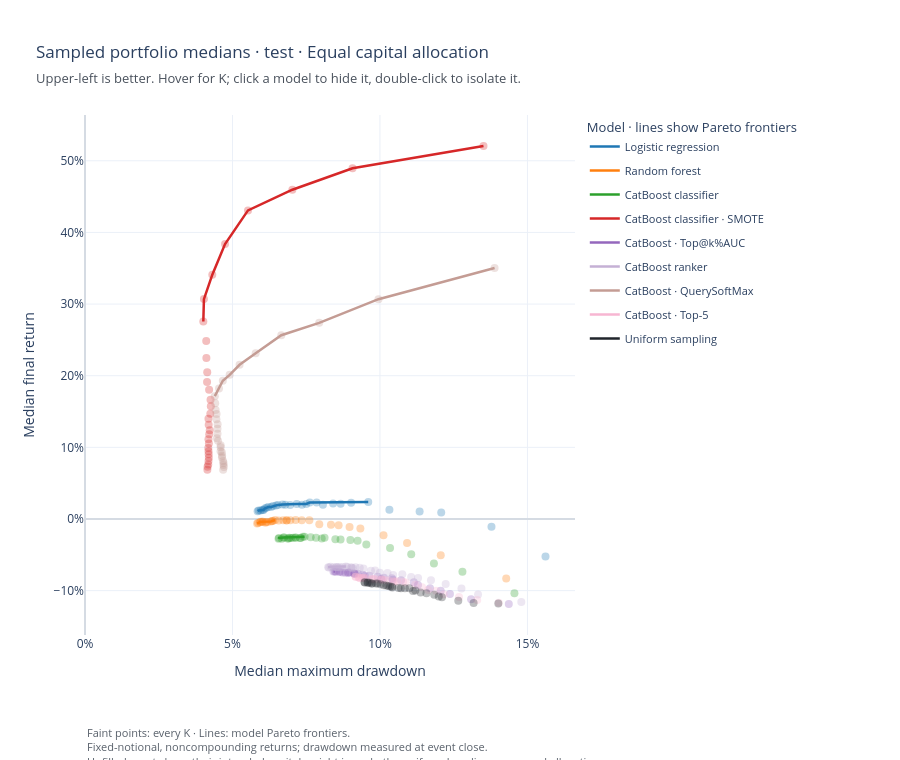

Notebook cell for this chart:
### Code cell
plot_portfolio_frontiers(
    test_portfolio_frontiers.sampled,
    sampled=True,
    dataset_type=DatasetType.TEST,
    save_path=TEST_FRONTIER_OUTPUT / "sampled_frontiers.html",
).show(renderer="plotly_mimetype")

### Figure 1 — Plotly figure (JSON) as saved in the notebook; plotly's stock layout.template omitted (floating-point values rounded to 4 significant figures)
{"data": [{"customdata": [["Logistic regression", 1, "No", "No"], ["Logistic regression", 2, "No", "No"], ["Logistic regression", 3, "No", "No"], ["Logistic regression", 4, "No", "No"], ["Logistic regression", 5, "No", "No"], ["Logistic regression", 6, "Yes", "No"], ["Logistic regression", 7, "No", "No"], ["Logistic regression", 8, "No", "No"], ["Logistic regression", 9, "No", "No"], ["Logistic regression", 10, "No", "No"], ["Logistic regression", 11, "No", "No"], ["Logistic regression", 12, "Yes", "No"], ["Logistic regression", 13, "Yes", "No"], ["Logistic regression", 14, "No", "No"], ["Logistic regression", 15, "Yes", "No"], ["Logistic regression", 16, "No", "No"], ["Logistic regression", 17, "No", "No"], ["Logistic regression", 18, "Yes", "No"], ["Logistic regression", 19, "Yes", "No"], ["Logistic regression", 20, "Yes", "No"], ["Logistic regression", 21, "Yes", "No"], ["Logistic regression", 22, "Yes", "No"], ["Logistic regression", 23, "Yes", "No"], ["Logistic regression", 24, "Yes", "No"], ["Logistic regression", 25, "Yes", "No"], ["Logistic regression", 26, "Yes", "No"], ["Logistic regression", 27, "Yes", "No"], ["Logistic regression", 28, "No", "No"], ["Logistic regression", 29, "Yes", "No"], ["Logistic regression", 30, "Yes", "No"]], "hovertemplate": "<b>%{customdata[0]}</b><br>K=%{customdata[1]}<br>Final return: %{y:.2%}<br>Maximum drawdown: %{x:.2%}<br>Model Pareto frontier: %{customdata[2]}<br>Global Pareto frontier: %{customdata[3]}<extra></extra>", "legendgroup": "Logistic regression", "marker": {"color": "#1f77b4", "opacity": 0.3, "size": 8}, "mode": "markers", "name": "Logistic regression", "showlegend": false, "x": [0.1561, 0.1378, 0.1208, 0.1134, 0.1032, 0.09602, 0.09022, 0.08666, 0.08411, 0.08067, 0.07852, 0.0762, 0.075, 0.07355, 0.07177, 0.06956, 0.06791, 0.06698, 0.06543, 0.0648, 0.06375, 0.06313, 0.06214, 0.0615, 0.06095, 0.06051, 0.06018, 0.05952, 0.05886, 0.05852], "y": [-0.05228, -0.01072, 0.008977, 0.01043, 0.01281, 0.02371, 0.0227, 0.02114, 0.02156, 0.01982, 0.02284, 0.02287, 0.02109, 0.01992, 0.02108, 0.01947, 0.01993, 0.02031, 0.01954, 0.01898, 0.01796, 0.01684, 0.01667, 0.01565, 0.01469, 0.01261, 0.01249, 0.01169, 0.01195, 0.01095], "type": "scatter"}, {"customdata": [["Logistic regression", 30, "Yes", "No"], ["Logistic regression", 29, "Yes", "No"], ["Logistic regression", 27, "Yes", "No"], ["Logistic regression", 26, "Yes", "No"], ["Logistic regression", 25, "Yes", "No"], ["Logistic regression", 24, "Yes", "No"], ["Logistic regression", 23, "Yes", "No"], ["Logistic regression", 22, "Yes", "No"], ["Logistic regression", 21, "Yes", "No"], ["Logistic regression", 20, "Yes", "No"], ["Logistic regression", 19, "Yes", "No"], ["Logistic regression", 18, "Yes", "No"], ["Logistic regression", 15, "Yes", "No"], ["Logistic regression", 13, "Yes", "No"], ["Logistic regression", 12, "Yes", "No"], ["Logistic regression", 6, "Yes", "No"]], "hovertemplate": "<b>%{customdata[0]}</b><br>K=%{customdata[1]}<br>Final return: %{y:.2%}<br>Maximum drawdown: %{x:.2%}<br>Model Pareto frontier: %{customdata[2]}<br>Global Pareto frontier: %{customdata[3]}<extra></extra>", "legendgroup": "Logistic regression", "line": {"color": "#1f77b4", "width": 2.5}, "mode": "lines", "name": "Logistic regression", "showlegend": true, "x": [0.05852, 0.05886, 0.06018, 0.06051, 0.06095, 0.0615, 0.06214, 0.06313, 0.06375, 0.0648, 0.06543, 0.06698, 0.07177, 0.075, 0.0762, 0.09602], "y": [0.01095, 0.01195, 0.01249, 0.01261, 0.01469, 0.01565, 0.01667, 0.01684, 0.01796, 0.01898, 0.01954, 0.02031, 0.02108, 0.02109, 0.02287, 0.02371], "type": "scatter"}, {"customdata": [["Random forest", 1, "No", "No"], ["Random forest", 2, "No", "No"], ["Random forest", 3, "No", "No"], ["Random forest", 4, "No", "No"], ["Random forest", 5, "No", "No"], ["Random forest", 6, "No", "No"], ["Random forest", 7, "No", "No"], ["Random forest", 8, "No", "No"], ["Random forest", 9, "No", "No"], ["Random forest", 10, "No", "No"], ["Random forest", 11, "No", "No"], ["Random forest", 12, "No", "No"], ["Random forest", 13, "No", "No"], ["Random forest", 14, "No", "No"], ["Random forest", 15, "No", "No"], ["Random forest", 16, "No", "No"], ["Random forest", 17, "No", "No"], ["Random forest", 18, "Yes", "No"], ["Random forest", 19, "No", "No"], ["Random forest", 20, "Yes", "No"], ["Random forest", 21, "Yes", "No"], ["Random forest", 22, "No", "No"], ["Random forest", 23, "No", "No"], ["Random forest", 24, "No", "No"], ["Random forest", 25, "No", "No"], ["Random forest", 26, "No", "No"], ["Random forest", 27, "Yes", "No"], ["Random forest", 28, "Yes", "No"], ["Random forest", 29, "Yes", "No"], ["Random forest", 30, "Yes", "No"]], "hovertemplate": "<b>%{customdata[0]}</b><br>K=%{customdata[1]}<br>Final return: %{y:.2%}<br>Maximum drawdown: %{x:.2%}<br>Model Pareto frontier: %{customdata[2]}<br>Global Pareto frontier: %{customdata[3]}<extra></extra>", "legendgroup": "Random forest", "marker": {"color": "#ff7f0e", "opacity": 0.3, "size": 8}, "mode": "markers", "name": "Random forest", "showlegend": false, "x": [0.1428, 0.1206, 0.1092, 0.1012, 0.09335, 0.08969, 0.08598, 0.08339, 0.07943, 0.07607, 0.07349, 0.07142, 0.06961, 0.06836, 0.06835, 0.06719, 0.06566, 0.06444, 0.06368, 0.06342, 0.06302, 0.0619, 0.06135, 0.0612, 0.06032, 0.06007, 0.05958, 0.05929, 0.05868, 0.05835], "y": [-0.08304, -0.05071, -0.03363, -0.02286, -0.01343, -0.01132, -0.008805, -0.007986, -0.00727, -0.001922, -0.001626, -0.001537, -0.001695, -0.001821, -0.001969, -0.001764, -0.002001, -0.001385, -0.002795, -0.002771, -0.003446, -0.004165, -0.004122, -0.005288, -0.003759, -0.003843, -0.003697, -0.004689, -0.005687, -0.00641], "type": "scatter"}, {"customdata": [["Random forest", 30, "Yes", "No"], ["Random forest", 29, "Yes", "No"], ["Random forest", 28, "Yes", "No"], ["Random forest", 27, "Yes", "No"], ["Random forest", 21, "Yes", "No"], ["Random forest", 20, "Yes", "No"], ["Random forest", 18, "Yes", "No"]], "hovertemplate": "<b>%{customdata[0]}</b><br>K=%{customdata[1]}<br>Final return: %{y:.2%}<br>Maximum drawdown: %{x:.2%}<br>Model Pareto frontier: %{customdata[2]}<br>Global Pareto frontier: %{customdata[3]}<extra></extra>", "legendgroup": "Random forest", "line": {"color": "#ff7f0e", "width": 2.5}, "mode": "lines", "name": "Random forest", "showlegend": true, "x": [0.05835, 0.05868, 0.05929, 0.05958, 0.06302, 0.06342, 0.06444], "y": [-0.00641, -0.005687, -0.004689, -0.003697, -0.003446, -0.002771, -0.001385], "type": "scatter"}, {"customdata": [["CatBoost classifier", 1, "No", "No"], ["CatBoost classifier", 2, "No", "No"], ["CatBoost classifier", 3, "No", "No"], ["CatBoost classifier", 4, "No", "No"], ["CatBoost classifier", 5, "No", "No"], ["CatBoost classifier", 6, "No", "No"], ["CatBoost classifier", 7, "No", "No"], ["CatBoost classifier", 8, "No", "No"], ["CatBoost classifier", 9, "No", "No"], ["CatBoost classifier", 10, "No", "No"], ["CatBoost classifier", 11, "No", "No"], ["CatBoost classifier", 12, "No", "No"], ["CatBoost classifier", 13, "No", "No"], ["CatBoost classifier", 14, "No", "No"], ["CatBoost classifier", 15, "Yes", "No"], ["CatBoost classifier", 16, "Yes", "No"], ["CatBoost classifier", 17, "No", "No"], ["CatBoost classifier", 18, "No", "No"], ["CatBoost classifier", 19, "No", "No"], ["CatBoost classifier", 20, "No", "No"], ["CatBoost classifier", 21, "No", "No"], ["CatBoost classifier", 22, "No", "No"], ["CatBoost classifier", 23, "No", "No"], ["CatBoost classifier", 24, "No", "No"], ["CatBoost classifier", 25, "No", "No"], ["CatBoost classifier", 26, "Yes", "No"], ["CatBoost classifier", 27, "Yes", "No"], ["CatBoost classifier", 28, "No", "No"], ["CatBoost classifier", 29, "Yes", "No"], ["CatBoost classifier", 30, "Yes", "No"]], "hovertemplate": "<b>%{customdata[0]}</b><br>K=%{customdata[1]}<br>Final return: %{y:.2%}<br>Maximum drawdown: %{x:.2%}<br>Model Pareto frontier: %{customdata[2]}<br>Global Pareto frontier: %{customdata[3]}<extra></extra>", "legendgroup": "CatBoost classifier", "marker": {"color": "#2ca02c", "opacity": 0.3, "size": 8}, "mode": "markers", "name": "CatBoost classifier", "showlegend": false, "x": [0.1456, 0.128, 0.1183, 0.1106, 0.1034, 0.09537, 0.09241, 0.08997, 0.08665, 0.08487, 0.08122, 0.08026, 0.07833, 0.0765, 0.07444, 0.07388, 0.07311, 0.07286, 0.07142, 0.07136, 0.07055, 0.06985, 0.06932, 0.06901, 0.0687, 0.06753, 0.0673, 0.06672, 0.0656, 0.06577], "y": [-0.1038, -0.07372, -0.06211, -0.04908, -0.0406, -0.03556, -0.03022, -0.02934, -0.0287, -0.02826, -0.02619, -0.02709, -0.02609, -0.02561, -0.02471, -0.02492, -0.02662, -0.02659, -0.02631, -0.02597, -0.02624, -0.02647, -0.02629, -0.0272, -0.02724, -0.02591, -0.02594, -0.02759, -0.02774, -0.02645], "type": "scatter"}, {"customdata": [["CatBoost classifier", 29, "Yes", "No"], ["CatBoost classifier", 30, "Yes", "No"], ["CatBoost classifier", 27, "Yes", "No"], ["CatBoost classifier", 26, "Yes", "No"], ["CatBoost classifier", 16, "Yes", "No"], ["CatBoost classifier", 15, "Yes", "No"]], "hovertemplate": "<b>%{customdata[0]}</b><br>K=%{customdata[1]}<br>Final return: %{y:.2%}<br>Maximum drawdown: %{x:.2%}<br>Model Pareto frontier: %{customdata[2]}<br>Global Pareto frontier: %{customdata[3]}<extra></extra>", "legendgroup": "CatBoost classifier", "line": {"color": "#2ca02c", "width": 2.5}, "mode": "lines", "name": "CatBoost classifier", "showlegend": true, "x": [0.0656, 0.06577, 0.0673, 0.06753, 0.07388, 0.07444], "y": [-0.02774, -0.02645, -0.02594, -0.02591, -0.02492, -0.02471], "type": "scatter"}, {"customdata": [["CatBoost classifier + SMOTE", 1, "Yes", "Yes"], ["CatBoost classifier + SMOTE", 2, "Yes", "Yes"], ["CatBoost classifier + SMOTE", 3, "Yes", "Yes"], ["CatBoost classifier + SMOTE", 4, "Yes", "Yes"], ["CatBoost classifier + SMOTE", 5, "Yes", "Yes"], ["CatBoost classifier + SMOTE", 6, "Yes", "Yes"], ["CatBoost classifier + SMOTE", 7, "Yes", "Yes"], ["CatBoost classifier + SMOTE", 8, "Yes", "Yes"], ["CatBoost classifier + SMOTE", 9, "No", "No"], ["CatBoost classifier + SMOTE", 10, "No", "No"], ["CatBoost classifier + SMOTE", 11, "No", "No"], ["CatBoost classifier + SMOTE", 12, "No", "No"], ["CatBoost classifier + SMOTE", 13, "No", "No"], ["CatBoost classifier + SMOTE", 14, "No", "No"], ["CatBoost classifier + SMOTE", 15, "No", "No"], ["CatBoost classifier + SMOTE", 16, "No", "No"], ["CatBoost classifier + SMOTE", 17, "No", "No"], ["CatBoost classifier + SMOTE", 18, "No", "No"], ["CatBoost classifier + SMOTE", 19, "No", "No"], ["CatBoost classifier + SMOTE", 20, "No", "No"], ["CatBoost classifier + SMOTE", 21, "No", "No"], ["CatBoost classifier + SMOTE", 22, "No", "No"], ["CatBoost classifier + SMOTE", 23, "No", "No"], ["CatBoost classifier + SMOTE", 24, "No", "No"], ["CatBoost classifier + SMOTE", 25, "No", "No"], ["CatBoost classifier + SMOTE", 26, "No", "No"], ["CatBoost classifier + SMOTE", 27, "No", "No"], ["CatBoost classifier + SMOTE", 28, "No", "No"], ["CatBoost classifier + SMOTE", 29, "No", "No"], ["CatBoost classifier + SMOTE", 30, "No", "No"]], "hovertemplate": "<b>%{customdata[0]}</b><br>K=%{customdata[1]}<br>Final return: %{y:.2%}<br>Maximum drawdown: %{x:.2%}<br>Model Pareto frontier: %{customdata[2]}<br>Global Pareto frontier: %{customdata[3]}<extra></extra>", "legendgroup": "CatBoost classifier + SMOTE", "marker": {"color": "#d62728", "opacity": 0.3, "size": 8}, "mode": "markers", "name": "CatBoost classifier · SMOTE", "showlegend": false, "x": [0.1351, 0.0907, 0.0703, 0.05526, 0.04748, 0.04316, 0.04032, 0.04011, 0.0411, 0.04116, 0.04144, 0.04138, 0.04207, 0.04256, 0.04266, 0.04248, 0.04186, 0.04193, 0.04229, 0.04211, 0.04186, 0.042, 0.04181, 0.04188, 0.04193, 0.04197, 0.04188, 0.0418, 0.04155, 0.04149], "y": [0.5206, 0.4896, 0.4596, 0.4308, 0.3838, 0.341, 0.3069, 0.2756, 0.2483, 0.2248, 0.205, 0.1912, 0.1804, 0.1665, 0.1575, 0.147, 0.14, 0.1316, 0.1239, 0.1184, 0.1115, 0.1055, 0.09915, 0.09465, 0.09026, 0.08532, 0.08086, 0.07597, 0.07286, 0.06883], "type": "scatter"}, {"customdata": [["CatBoost classifier + SMOTE", 8, "Yes", "Yes"], ["CatBoost classifier + SMOTE", 7, "Yes", "Yes"], ["CatBoost classifier + SMOTE", 6, "Yes", "Yes"], ["CatBoost classifier + SMOTE", 5, "Yes", "Yes"], ["CatBoost classifier + SMOTE", 4, "Yes", "Yes"], ["CatBoost classifier + SMOTE", 3, "Yes", "Yes"], ["CatBoost classifier + SMOTE", 2, "Yes", "Yes"], ["CatBoost classifier + SMOTE", 1, "Yes", "Yes"]], "hovertemplate": "<b>%{customdata[0]}</b><br>K=%{customdata[1]}<br>Final return: %{y:.2%}<br>Maximum drawdown: %{x:.2%}<br>Model Pareto frontier: %{customdata[2]}<br>Global Pareto frontier: %{customdata[3]}<extra></extra>", "legendgroup": "CatBoost classifier + SMOTE", "line": {"color": "#d62728", "width": 2.5}, "mode": "lines", "name": "CatBoost classifier · SMOTE", "showlegend": true, "x": [0.04011, 0.04032, 0.04316, 0.04748, 0.05526, 0.0703, 0.0907, 0.1351], "y": [0.2756, 0.3069, 0.341, 0.3838, 0.4308, 0.4596, 0.4896, 0.5206], "type": "scatter"}, {"customdata": [["CatBoost classifier + Top@k%AUC early stopping", 1, "No", "No"], ["CatBoost classifier + Top@k%AUC early stopping", 2, "No", "No"], ["CatBoost classifier + Top@k%AUC early stopping", 3, "No", "No"], ["CatBoost classifier + Top@k%AUC early stopping", 4, "No", "No"], ["CatBoost classifier + Top@k%AUC early stopping", 5, "No", "No"], ["CatBoost classifier + Top@k%AUC early stopping", 6, "No", "No"], ["CatBoost classifier + Top@k%AUC early stopping", 7, "No", "No"], ["CatBoost classifier + Top@k%AUC early stopping", 8, "No", "No"], ["CatBoost classifier + Top@k%AUC early stopping", 9, "No", "No"], ["CatBoost classifier + Top@k%AUC early stopping", 10, "No", "No"], ["CatBoost classifier + Top@k%AUC early stopping", 11, "No", "No"], ["CatBoost classifier + Top@k%AUC early stopping", 12, "No", "No"], ["CatBoost classifier + Top@k%AUC early stopping", 13, "No", "No"], ["CatBoost classifier + Top@k%AUC early stopping", 14, "No", "No"], ["CatBoost classifier + Top@k%AUC early stopping", 15, "No", "No"], ["CatBoost classifier + Top@k%AUC early stopping", 16, "No", "No"], ["CatBoost classifier + Top@k%AUC early stopping", 17, "No", "No"], ["CatBoost classifier + Top@k%AUC early stopping", 18, "No", "No"], ["CatBoost classifier + Top@k%AUC early stopping", 19, "No", "No"], ["CatBoost classifier + Top@k%AUC early stopping", 20, "No", "No"], ["CatBoost classifier + Top@k%AUC early stopping", 21, "No", "No"], ["CatBoost classifier + Top@k%AUC early stopping", 22, "No", "No"], ["CatBoost classifier + Top@k%AUC early stopping", 23, "No", "No"], ["CatBoost classifier + Top@k%AUC early stopping", 24, "No", "No"], ["CatBoost classifier + Top@k%AUC early stopping", 25, "No", "No"], ["CatBoost classifier + Top@k%AUC early stopping", 26, "No", "No"], ["CatBoost classifier + Top@k%AUC early stopping", 27, "No", "No"], ["CatBoost classifier + Top@k%AUC early stopping", 28, "No", "No"], ["CatBoost classifier + Top@k%AUC early stopping", 29, "Yes", "No"], ["CatBoost classifier + Top@k%AUC early stopping", 30, "Yes", "No"]], "hovertemplate": "<b>%{customdata[0]}</b><br>K=%{customdata[1]}<br>Final return: %{y:.2%}<br>Maximum drawdown: %{x:.2%}<br>Model Pareto frontier: %{customdata[2]}<br>Global Pareto frontier: %{customdata[3]}<extra></extra>", "legendgroup": "CatBoost classifier + Top@k%AUC early stopping", "marker": {"color": "#9467bd", "opacity": 0.3, "size": 8}, "mode": "markers", "name": "CatBoost · Top@k%AUC", "showlegend": false, "x": [0.1437, 0.1309, 0.1237, 0.1206, 0.117, 0.1129, 0.1115, 0.1071, 0.1043, 0.1041, 0.1013, 0.1004, 0.0992, 0.0964, 0.09487, 0.09413, 0.09251, 0.09123, 0.09138, 0.09152, 0.08983, 0.08927, 0.08914, 0.08827, 0.08729, 0.08657, 0.08616, 0.0851, 0.08469, 0.08423], "y": [-0.1187, -0.1119, -0.1047, -0.1, -0.0966, -0.09228, -0.08828, -0.08548, -0.0848, -0.08268, -0.08212, -0.08374, -0.08064, -0.07909, -0.07916, -0.07786, -0.07653, -0.07606, -0.07654, -0.07658, -0.07474, -0.07465, -0.07512, -0.07504, -0.07471, -0.07379, -0.07356, -0.0737, -0.07313, -0.07322], "type": "scatter"}, {"customdata": [["CatBoost classifier + Top@k%AUC early stopping", 30, "Yes", "No"], ["CatBoost classifier + Top@k%AUC early stopping", 29, "Yes", "No"]], "hovertemplate": "<b>%{customdata[0]}</b><br>K=%{customdata[1]}<br>Final return: %{y:.2%}<br>Maximum drawdown: %{x:.2%}<br>Model Pareto frontier: %{customdata[2]}<br>Global Pareto frontier: %{customdata[3]}<extra></extra>", "legendgroup": "CatBoost classifier + Top@k%AUC early stopping", "line": {"color": "#9467bd", "width": 2.5}, "mode": "lines", "name": "CatBoost · Top@k%AUC", "showlegend": true, "x": [0.08423, 0.08469], "y": [-0.07322, -0.07313], "type": "scatter"}, {"customdata": [["CatBoost ranker", 1, "No", "No"], ["CatBoost ranker", 2, "No", "No"], ["CatBoost ranker", 3, "No", "No"], ["CatBoost ranker", 4, "No", "No"], ["CatBoost ranker", 5, "No", "No"], ["CatBoost ranker", 6, "No", "No"], ["CatBoost ranker", 7, "No", "No"], ["CatBoost ranker", 8, "No", "No"], ["CatBoost ranker", 9, "No", "No"], ["CatBoost ranker", 10, "No", "No"], ["CatBoost ranker", 11, "No", "No"], ["CatBoost ranker", 12, "No", "No"], ["CatBoost ranker", 13, "No", "No"], ["CatBoost ranker", 14, "No", "No"], ["CatBoost ranker", 15, "No", "No"], ["CatBoost ranker", 16, "No", "No"], ["CatBoost ranker", 17, "No", "No"], ["CatBoost ranker", 18, "No", "No"], ["CatBoost ranker", 19, "No", "No"], ["CatBoost ranker", 20, "No", "No"], ["CatBoost ranker", 21, "Yes", "No"], ["CatBoost ranker", 22, "No", "No"], ["CatBoost ranker", 23, "No", "No"], ["CatBoost ranker", 24, "No", "No"], ["CatBoost ranker", 25, "No", "No"], ["CatBoost ranker", 26, "No", "No"], ["CatBoost ranker", 27, "No", "No"], ["CatBoost ranker", 28, "Yes", "No"], ["CatBoost ranker", 29, "No", "No"], ["CatBoost ranker", 30, "Yes", "No"]], "hovertemplate": "<b>%{customdata[0]}</b><br>K=%{customdata[1]}<br>Final return: %{y:.2%}<br>Maximum drawdown: %{x:.2%}<br>Model Pareto frontier: %{customdata[2]}<br>Global Pareto frontier: %{customdata[3]}<extra></extra>", "legendgroup": "CatBoost ranker", "marker": {"color": "#c5b0d5", "opacity": 0.3, "size": 8}, "mode": "markers", "name": "CatBoost ranker", "showlegend": false, "x": [0.1479, 0.1333, 0.1276, 0.1223, 0.1173, 0.1129, 0.1106, 0.1076, 0.1045, 0.1026, 0.09999, 0.09837, 0.09695, 0.09443, 0.09313, 0.09171, 0.09076, 0.09039, 0.09022, 0.08895, 0.08846, 0.08744, 0.08652, 0.08578, 0.08534, 0.08506, 0.08418, 0.08326, 0.0827, 0.08242], "y": [-0.1158, -0.1056, -0.09711, -0.0909, -0.08535, -0.08231, -0.0809, -0.07712, -0.07816, -0.07537, -0.07517, -0.07175, -0.07223, -0.06911, -0.06811, -0.06753, -0.06873, -0.06782, -0.0678, -0.06711, -0.06649, -0.06692, -0.06741, -0.06752, -0.06687, -0.0674, -0.06739, -0.06679, -0.06763, -0.06721], "type": "scatter"}, {"customdata": [["CatBoost ranker", 30, "Yes", "No"], ["CatBoost ranker", 28, "Yes", "No"], ["CatBoost ranker", 21, "Yes", "No"]], "hovertemplate": "<b>%{customdata[0]}</b><br>K=%{customdata[1]}<br>Final return: %{y:.2%}<br>Maximum drawdown: %{x:.2%}<br>Model Pareto frontier: %{customdata[2]}<br>Global Pareto frontier: %{customdata[3]}<extra></extra>", "legendgroup": "CatBoost ranker", "line": {"color": "#c5b0d5", "width": 2.5}, "mode": "lines", "name": "CatBoost ranker", "showlegend": true, "x": [0.08242, 0.08326, 0.08846], "y": [-0.06721, -0.06679, -0.06649], "type": "scatter"}, {"customdata": [["CatBoost + QuerySoftMax", 1, "Yes", "No"], ["CatBoost + QuerySoftMax", 2, "Yes", "No"], ["CatBoost + QuerySoftMax", 3, "Yes", "No"], ["CatBoost + QuerySoftMax", 4, "Yes", "No"], ["CatBoost + QuerySoftMax", 5, "Yes", "No"], ["CatBoost + QuerySoftMax", 6, "Yes", "No"], ["CatBoost + QuerySoftMax", 7, "Yes", "No"], ["CatBoost + QuerySoftMax", 8, "Yes", "No"], ["CatBoost + QuerySoftMax", 9, "Yes", "No"], ["CatBoost + QuerySoftMax", 10, "Yes", "No"], ["CatBoost + QuerySoftMax", 11, "No", "No"], ["CatBoost + QuerySoftMax", 12, "No", "No"], ["CatBoost + QuerySoftMax", 13, "No", "No"], ["CatBoost + QuerySoftMax", 14, "No", "No"], ["CatBoost + QuerySoftMax", 15, "No", "No"], ["CatBoost + QuerySoftMax", 16, "No", "No"], ["CatBoost + QuerySoftMax", 17, "No", "No"], ["CatBoost + QuerySoftMax", 18, "No", "No"], ["CatBoost + QuerySoftMax", 19, "No", "No"], ["CatBoost + QuerySoftMax", 20, "No", "No"], ["CatBoost + QuerySoftMax", 21, "No", "No"], ["CatBoost + QuerySoftMax", 22, "No", "No"], ["CatBoost + QuerySoftMax", 23, "No", "No"], ["CatBoost + QuerySoftMax", 24, "No", "No"], ["CatBoost + QuerySoftMax", 25, "No", "No"], ["CatBoost + QuerySoftMax", 26, "No", "No"], ["CatBoost + QuerySoftMax", 27, "No", "No"], ["CatBoost + QuerySoftMax", 28, "No", "No"], ["CatBoost + QuerySoftMax", 29, "No", "No"], ["CatBoost + QuerySoftMax", 30, "No", "No"]], "hovertemplate": "<b>%{customdata[0]}</b><br>K=%{customdata[1]}<br>Final return: %{y:.2%}<br>Maximum drawdown: %{x:.2%}<br>Model Pareto frontier: %{customdata[2]}<br>Global Pareto frontier: %{customdata[3]}<extra></extra>", "legendgroup": "CatBoost + QuerySoftMax", "marker": {"color": "#c49c94", "opacity": 0.3, "size": 8}, "mode": "markers", "name": "CatBoost · QuerySoftMax", "showlegend": false, "x": [0.1389, 0.0995, 0.0794, 0.06655, 0.05787, 0.0524, 0.04904, 0.04672, 0.04543, 0.04401, 0.04415, 0.04429, 0.0446, 0.04456, 0.04496, 0.04492, 0.04493, 0.04471, 0.0451, 0.04599, 0.046, 0.04596, 0.04642, 0.04648, 0.04641, 0.04681, 0.04697, 0.04693, 0.04709, 0.04684], "y": [0.3504, 0.3068, 0.2738, 0.2566, 0.2312, 0.2152, 0.2012, 0.193, 0.1823, 0.1714, 0.1616, 0.1523, 0.1466, 0.1392, 0.1321, 0.1259, 0.119, 0.1127, 0.1094, 0.1031, 0.1001, 0.09451, 0.09274, 0.08838, 0.0858, 0.08106, 0.07819, 0.0754, 0.07244, 0.0689], "type": "scatter"}, {"customdata": [["CatBoost + QuerySoftMax", 10, "Yes", "No"], ["CatBoost + QuerySoftMax", 9, "Yes", "No"], ["CatBoost + QuerySoftMax", 8, "Yes", "No"], ["CatBoost + QuerySoftMax", 7, "Yes", "No"], ["CatBoost + QuerySoftMax", 6, "Yes", "No"], ["CatBoost + QuerySoftMax", 5, "Yes", "No"], ["CatBoost + QuerySoftMax", 4, "Yes", "No"], ["CatBoost + QuerySoftMax", 3, "Yes", "No"], ["CatBoost + QuerySoftMax", 2, "Yes", "No"], ["CatBoost + QuerySoftMax", 1, "Yes", "No"]], "hovertemplate": "<b>%{customdata[0]}</b><br>K=%{customdata[1]}<br>Final return: %{y:.2%}<br>Maximum drawdown: %{x:.2%}<br>Model Pareto frontier: %{customdata[2]}<br>Global Pareto frontier: %{customdata[3]}<extra></extra>", "legendgroup": "CatBoost + QuerySoftMax", "line": {"color": "#c49c94", "width": 2.5}, "mode": "lines", "name": "CatBoost · QuerySoftMax", "showlegend": true, "x": [0.04401, 0.04543, 0.04672, 0.04904, 0.0524, 0.05787, 0.06655, 0.0794, 0.0995, 0.1389], "y": [0.1714, 0.1823, 0.193, 0.2012, 0.2152, 0.2312, 0.2566, 0.2738, 0.3068, 0.3504], "type": "scatter"}, {"customdata": [["CatBoost + Top-5", 1, "No", "No"], ["CatBoost + Top-5", 2, "No", "No"], ["CatBoost + Top-5", 3, "No", "No"], ["CatBoost + Top-5", 4, "No", "No"], ["CatBoost + Top-5", 5, "No", "No"], ["CatBoost + Top-5", 6, "No", "No"], ["CatBoost + Top-5", 7, "No", "No"], ["CatBoost + Top-5", 8, "No", "No"], ["CatBoost + Top-5", 9, "No", "No"], ["CatBoost + Top-5", 10, "No", "No"], ["CatBoost + Top-5", 11, "No", "No"], ["CatBoost + Top-5", 12, "No", "No"], ["CatBoost + Top-5", 13, "No", "No"], ["CatBoost + Top-5", 14, "No", "No"], ["CatBoost + Top-5", 15, "No", "No"], ["CatBoost + Top-5", 16, "No", "No"], ["CatBoost + Top-5", 17, "No", "No"], ["CatBoost + Top-5", 18, "No", "No"], ["CatBoost + Top-5", 19, "No", "No"], ["CatBoost + Top-5", 20, "No", "No"], ["CatBoost + Top-5", 21, "No", "No"], ["CatBoost + Top-5", 22, "No", "No"], ["CatBoost + Top-5", 23, "No", "No"], ["CatBoost + Top-5", 24, "No", "No"], ["CatBoost + Top-5", 25, "No", "No"], ["CatBoost + Top-5", 26, "No", "No"], ["CatBoost + Top-5", 27, "No", "No"], ["CatBoost + Top-5", 28, "No", "No"], ["CatBoost + Top-5", 29, "No", "No"], ["CatBoost + Top-5", 30, "Yes", "No"]], "hovertemplate": "<b>%{customdata[0]}</b><br>K=%{customdata[1]}<br>Final return: %{y:.2%}<br>Maximum drawdown: %{x:.2%}<br>Model Pareto frontier: %{customdata[2]}<br>Global Pareto frontier: %{customdata[3]}<extra></extra>", "legendgroup": "CatBoost + Top-5", "marker": {"color": "#f7b6d2", "opacity": 0.3, "size": 8}, "mode": "markers", "name": "CatBoost · Top-5", "showlegend": false, "x": [0.1403, 0.133, 0.1268, 0.1216, 0.119, 0.1163, 0.1143, 0.112, 0.1087, 0.1078, 0.1058, 0.1051, 0.1045, 0.1029, 0.1017, 0.1007, 0.1005, 0.0993, 0.09811, 0.09756, 0.09693, 0.09538, 0.09451, 0.09432, 0.09384, 0.09329, 0.09286, 0.09276, 0.09175, 0.09172], "y": [-0.117, -0.1132, -0.109, -0.1051, -0.1003, -0.09909, -0.09517, -0.09176, -0.08865, -0.08748, -0.08704, -0.08709, -0.0874, -0.08583, -0.085, -0.08461, -0.08482, -0.08434, -0.08394, -0.08345, -0.08459, -0.08262, -0.08211, -0.08218, -0.08252, -0.08281, -0.08176, -0.0815, -0.0808, -0.08048], "type": "scatter"}, {"customdata": [["CatBoost + Top-5", 30, "Yes", "No"]], "hovertemplate": "<b>%{customdata[0]}</b><br>K=%{customdata[1]}<br>Final return: %{y:.2%}<br>Maximum drawdown: %{x:.2%}<br>Model Pareto frontier: %{customdata[2]}<br>Global Pareto frontier: %{customdata[3]}<extra></extra>", "legendgroup": "CatBoost + Top-5", "line": {"color": "#f7b6d2", "width": 2.5}, "mode": "lines", "name": "CatBoost · Top-5", "showlegend": true, "x": [0.09172], "y": [-0.08048], "type": "scatter"}, {"customdata": [["uniform", 1, "No", "No"], ["uniform", 2, "No", "No"], ["uniform", 3, "No", "No"], ["uniform", 4, "No", "No"], ["uniform", 5, "No", "No"], ["uniform", 6, "No", "No"], ["uniform", 7, "No", "No"], ["uniform", 8, "No", "No"], ["uniform", 9, "No", "No"], ["uniform", 10, "No", "No"], ["uniform", 11, "No", "No"], ["uniform", 12, "No", "No"], ["uniform", 13, "No", "No"], ["uniform", 14, "No", "No"], ["uniform", 15, "No", "No"], ["uniform", 16, "No", "No"], ["uniform", 17, "No", "No"], ["uniform", 18, "No", "No"], ["uniform", 19, "No", "No"], ["uniform", 20, "No", "No"], ["uniform", 21, "No", "No"], ["uniform", 22, "No", "No"], ["uniform", 23, "No", "No"], ["uniform", 24, "No", "No"], ["uniform", 25, "No", "No"], ["uniform", 26, "No", "No"], ["uniform", 27, "No", "No"], ["uniform", 28, "No", "No"], ["uniform", 29, "Yes", "No"], ["uniform", 30, "No", "No"]], "hovertemplate": "<b>%{customdata[0]}</b><br>K=%{customdata[1]}<br>Final return: %{y:.2%}<br>Maximum drawdown: %{x:.2%}<br>Model Pareto frontier: %{customdata[2]}<br>Global Pareto frontier: %{customdata[3]}<extra></extra>", "legendgroup": "uniform", "marker": {"color": "#20252b", "opacity": 0.3, "size": 8}, "mode": "markers", "name": "Uniform sampling", "showlegend": false, "x": [0.1401, 0.1317, 0.1266, 0.121, 0.1199, 0.1184, 0.1158, 0.1138, 0.112, 0.1112, 0.11, 0.1085, 0.1071, 0.1063, 0.1042, 0.104, 0.1035, 0.1028, 0.1022, 0.1013, 0.1002, 0.09917, 0.09864, 0.09739, 0.09711, 0.09648, 0.0959, 0.09577, 0.09477, 0.09486], "y": [-0.1181, -0.1172, -0.1141, -0.1093, -0.1082, -0.1058, -0.1035, -0.1027, -0.09984, -0.1004, -0.09659, -0.09663, -0.09679, -0.09636, -0.09577, -0.09452, -0.09439, -0.09362, -0.09278, -0.09243, -0.09117, -0.09017, -0.09001, -0.09016, -0.08998, -0.08903, -0.08862, -0.08906, -0.08841, -0.08874], "type": "scatter"}, {"customdata": [["uniform", 29, "Yes", "No"]], "hovertemplate": "<b>%{customdata[0]}</b><br>K=%{customdata[1]}<br>Final return: %{y:.2%}<br>Maximum drawdown: %{x:.2%}<br>Model Pareto frontier: %{customdata[2]}<br>Global Pareto frontier: %{customdata[3]}<extra></extra>", "legendgroup": "uniform", "line": {"color": "#20252b", "width": 2.5}, "mode": "lines", "name": "Uniform sampling", "showlegend": true, "x": [0.09477], "y": [-0.08841], "type": "scatter"}], "layout": {"margin": {"l": 85, "r": 325, "t": 115, "b": 125}, "title": {"subtitle": {"font": {"size": 13, "color": "#49515c"}, "text": "Upper-left is better. Hover for K; click a model to hide it, double-click to isolate it."}, "text": "Sampled portfolio medians · test · Equal capital allocation", "x": 0.04}, "legend": {"title": {"text": "Model · lines show Pareto frontiers"}, "font": {"size": 11}, "x": 1.02, "y": 1, "xanchor": "left", "yanchor": "top", "groupclick": "togglegroup", "itemclick": "toggle", "itemdoubleclick": "toggleothers", "tracegroupgap": 5}, "xaxis": {"title": {"text": "Median maximum drawdown"}, "tickformat": ".0%", "rangemode": "tozero", "zerolinecolor": "#d5dbe3"}, "yaxis": {"title": {"text": "Median final return"}, "tickformat": ".0%", "zerolinecolor": "#d5dbe3"}, "height": 760, "autosize": true, "hovermode": "closest", "annotations": [{"align": "left", "font": {"color": "#59616b", "size": 11}, "showarrow": false, "text": "Faint points: every K · Lines: model Pareto frontiers.<br>Fixed-notional, noncompounding returns; drawdown measured at event close.<br>Unfilled assets keep their intended capital weight in cash; the uniform baseline uses equal allocation.<br>Separate medians across full test paths; coordinates need not describe the same path.", "x": 0, "xanchor": "left", "xref": "paper", "y": -0.17, "yanchor": "top", "yref": "paper"}]}}
